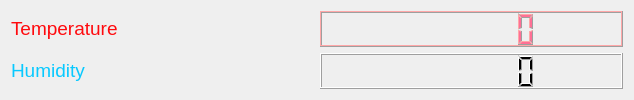
<?xml version="1.0" encoding="UTF-8"?>
<ui version="4.0">
 <class>Dialog</class>
 <widget class="QDialog" name="Dialog">
  <property name="minimumSize">
   <size>
    <width>634</width>
    <height>0</height>
   </size>
  </property>
  <property name="maximumSize">
   <size>
    <width>634</width>
    <height>16777215</height>
   </size>
  </property>
  <property name="windowTitle">
   <string>Dialog</string>
  </property>
  <layout class="QGridLayout" name="gridLayout">
   <item row="1" column="1">
    <widget class="QLCDNumber" name="humlcd">
     <property name="digitCount">
      <number>7</number>
     </property>
    </widget>
   </item>
   <item row="0" column="1">
    <widget class="QLCDNumber" name="templcd">
     <property name="palette">
      <palette>
       <active>
        <colorrole role="WindowText">
         <brush brushstyle="SolidPattern">
          <color alpha="255">
           <red>255</red>
           <green>111</green>
           <blue>149</blue>
          </color>
         </brush>
        </colorrole>
        <colorrole role="Light">
         <brush brushstyle="SolidPattern">
          <color alpha="255">
           <red>255</red>
           <green>167</green>
           <blue>168</blue>
          </color>
         </brush>
        </colorrole>
       </active>
       <inactive>
        <colorrole role="WindowText">
         <brush brushstyle="SolidPattern">
          <color alpha="255">
           <red>255</red>
           <green>111</green>
           <blue>149</blue>
          </color>
         </brush>
        </colorrole>
        <colorrole role="Light">
         <brush brushstyle="SolidPattern">
          <color alpha="255">
           <red>255</red>
           <green>167</green>
           <blue>168</blue>
          </color>
         </brush>
        </colorrole>
       </inactive>
       <disabled>
        <colorrole role="WindowText">
         <brush brushstyle="SolidPattern">
          <color alpha="255">
           <red>120</red>
           <green>120</green>
           <blue>120</blue>
          </color>
         </brush>
        </colorrole>
        <colorrole role="Light">
         <brush brushstyle="SolidPattern">
          <color alpha="255">
           <red>255</red>
           <green>167</green>
           <blue>168</blue>
          </color>
         </brush>
        </colorrole>
       </disabled>
      </palette>
     </property>
     <property name="digitCount">
      <number>7</number>
     </property>
    </widget>
   </item>
   <item row="0" column="0">
    <widget class="QLabel" name="templabel">
     <property name="text">
      <string>&lt;html&gt;&lt;head/&gt;&lt;body&gt;&lt;p&gt;&lt;span style=&quot; font-size:14pt; color:#ff0a0e;&quot;&gt;Temperature&lt;/span&gt;&lt;/p&gt;&lt;/body&gt;&lt;/html&gt;</string>
     </property>
    </widget>
   </item>
   <item row="1" column="0">
    <widget class="QLabel" name="humlabel">
     <property name="text">
      <string>&lt;html&gt;&lt;head/&gt;&lt;body&gt;&lt;p&gt;&lt;span style=&quot; font-size:14pt; color:#08c9ff;&quot;&gt;Humidity&lt;/span&gt;&lt;/p&gt;&lt;/body&gt;&lt;/html&gt;</string>
     </property>
    </widget>
   </item>
  </layout>
 </widget>
 <resources/>
 <connections/>
</ui>
